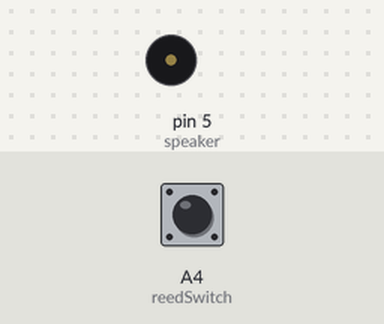
Bench run of a sketch on a simulated Arduino Uno, built with avr-gcc and run on an emulated ATmega328P. On the bench: buzzer (waves = sounding). The inputs (shaded band) are chosen by the test bench; at power-on: A4 (reedSwitch) HIGH.

Above: at 1.2 s.
1.3 s: A4 (reedSwitch) pulled LOW for 0.15 s
At 4.2 s:
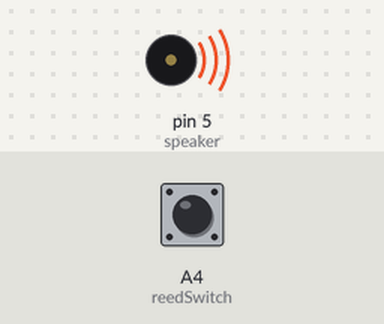
4.3 s: A4 (reedSwitch) pulled LOW for 3.2 s
9.0 s: A4 (reedSwitch) pulled LOW for 1 s
At 13.9 s:
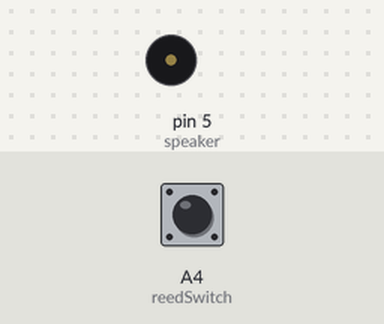
Timing chart, 0 to 15.4 s (numbered marks = the images above; inputs shaded):
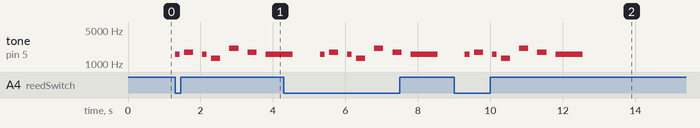

Measured:
- after the input at 1.3 s, tone on pin 5 (speaker): plays 1568 Hz for 0.13 s, 1760 Hz for 0.25 s, 1568 Hz for 0.13 s, 1319 Hz for 0.25 s, 2093 Hz for 0.25 s, 1760 Hz for 0.25 s … (7 notes in this stretch), starting at once
- after the input at 9.0 s, tone on pin 5 (speaker): plays 1568 Hz for 0.13 s, 1760 Hz for 0.25 s, 1568 Hz for 0.13 s, 1319 Hz for 0.25 s, 2093 Hz for 0.25 s, 1760 Hz for 0.25 s … (7 notes in this stretch), starting after 0.30 s

The sketch:

December_Project_Reed_Switch.ino
```cpp
// Play with the code in this sketch! Go to line 44 to change the notes that are played. Go to line 500 to play with the tempo/speed.

int speaker = 5;   //speaker is attached to pin 5
int reedSwitch = A4;   //aluminum foil is attached to pin 6
int sensorValue;

//notes
int C = 1046;
int D = 1175;
int E = 1319;
int F = 1397;
int G = 1568;
int A = 1760;
int B = 1976;
int C1 = 2093;

void setup() {
  // put your setup code here, to run once:
  pinMode(speaker, OUTPUT);  //sets up the speaker as an output
  pinMode(reedSwitch, INPUT);   //sets up the pointer finger as an input
  digitalWrite(reedSwitch, HIGH);  //initializes the sensor
}

void loop() {
  // put your main code here, to run repeatedly:
  sensorValue = digitalRead(reedSwitch);  //reads information from the sensor
  if (sensorValue==LOW)
  {
    song();
  }
}

void MakeNote(int NoteNumber, int duration)
{
  // "stacatto" note, on for 1/2 of duration, off for 1/2 of duration
  tone(speaker, NoteNumber);
  delay(duration/2);
  noTone(speaker);
  delay(duration/2);
}

void song(int duration)
{
  MakeNote(G, duration/2); //Change the letter to change the note that plays.
  MakeNote(A, duration);
  MakeNote(G, duration/2);
  MakeNote(E, duration);
  MakeNote(C1, duration);
  MakeNote(A, duration);
  MakeNote(G, duration*3);
}

void song()
{
  int duration = 500; // Change the number here to make the song faster or slower.
  song(duration);

}
```
